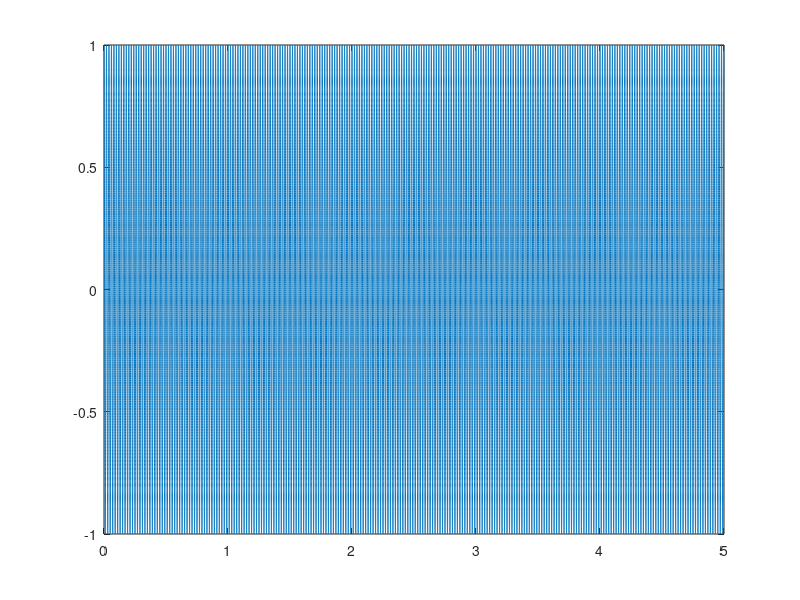

Source code (MATLAB): (Note: this script raises an error after producing the figure.)
fs = 40000;
Tmax = 5;
t = 0:(1/fs):Tmax;

%% Make an example of the message signal
% c = [1, 4, 3, 5];
% f = [10, 20, 50, 100];
c = [1];
f = [50];

m = zeros(1, length(t));

for i = 1:length(c)
    m = m + c(i) * cos(2 * pi * f(i) * t);
end

% View the message signal and its spectrum
plot(t, m);
plotspectrum(m);
pause

%% Generate the carrier signal - This is what the local oscillator at the transmitter does
A = 1;
fc = 3000;
carrier = A * cos(2 * pi *  fc * t);
% View the spectrum of the carrier
plotspectrum(carrier);
pause

%% Generate the DSB (or DSBSC) signal
dsbsignal_ioft = m .* carrier;
plot(t, dsbsignal_ioft);
plotspectrum(dsbsignal_ioft);
pause;

%% Filter the DSB signal to generate the SSB signal
ssb_bpf = 0; % HOW WILL YOU MODIFY THIS?
tranmsitted_signal = conv(dsbsignal_ioft, ssb_bpf);

%% Channel BPF model 
channel_hoft = BPF_impulseresponse(2500, 3500);
plotspectrum(channel_hoft);
pause;

%% Output from the channel
received_ssbsignal_ooft = conv(transmitted_signal,channel_hoft);
plotspectrum(received_ssbsignal_ooft);
pause;

%% Should have a bandpass filter here - not discussed in class yet


%% Note that t needs to change because of the convolution
tr = 0:(1/fs):(length(received_ssbsignal_ooft)/fs - 1/fs);
%% SSB demodulation - Generate carrier at the receiver local oscillator
A = 1;
fc = 3000;
phase = pi/4;
rx_carrier = A * cos(2 * pi *  fc * tr + phase);

%% Demodulation - Multiply received signal with receiver's local oscillator's carrier
multiplied_output = rx_carrier .* received_ssbsignal_ooft;
plotspectrum(multiplied_output);
pause;

%% Demodulation - low pass filter
lpf = LPF_impulseresponse(120);
mcap = conv(lpf, multiplied_output);
figure(1);
plot((0:(length(mcap) - 1))/fs, mcap, 'r');
hold on;
plot(t, m, 'k');

plotspectrum(mcap);
pause;
